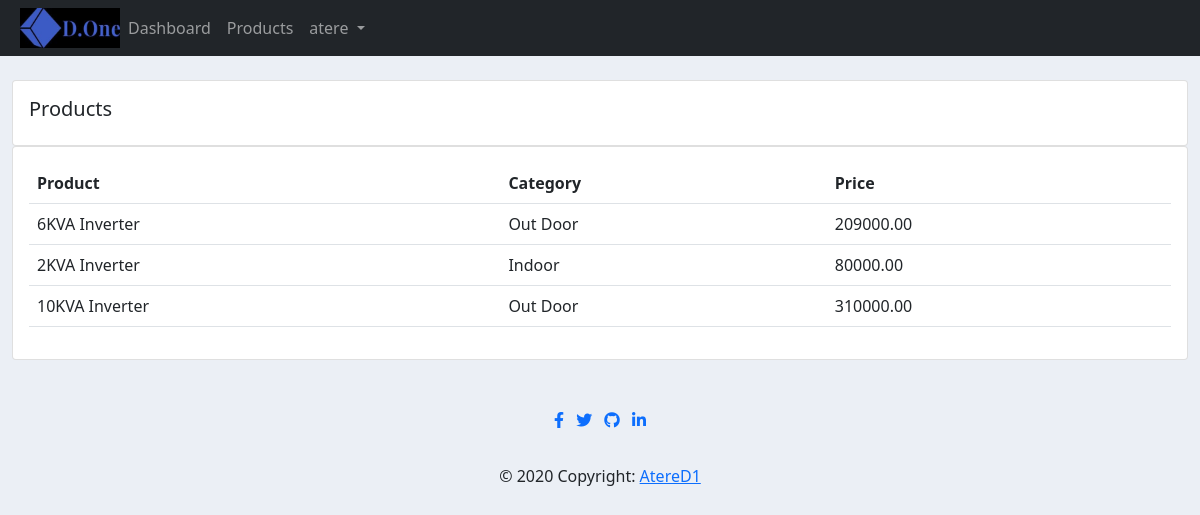
The app's page /products/ (signed in) with its own data.
### accounts/models.py (models this page shows, shortened)
class Product(models.Model):
	CATEGORY = (
			('Indoor', 'Indoor'),
			('Out Door', 'Out Door'),
			)
	name = models.CharField(max_length=200, null=True)
	price = models.FloatField(null=True)
	category = models.CharField(max_length=200, null=True, choices=CATEGORY)
	description = models.CharField(max_length=200, null=True, blank=True)
	date_created = models.DateTimeField(auto_now_add=True, null=True)
	tags = models.ManyToManyField(Tag)

### accounts/views.py (the view)
# urls.py: path('products/', views.products, name="products"),
@login_required(login_url='login')
def products(request):
	products = Product.objects.all()
	return render(request, 'account/products.html', {'products':products})

### templates/account/products.html
{% extends 'main.html' %}
{% block content %}
<br>
<div class="row">
	<div class="col-md">
		<div class="card card-body">
			<h5>Products</h5>
		</div>
		<div class="card card-body">
			<table class="table">
				<tr>
					<th>Product</th>
					<th>Category</th>
					<th>Price</th>
				</tr>
				{% for product in products %}
					<tr>
						<td>{{product.name}}</td>
						<td>{{product.category}}</td>
						<td>{{product.price|floatformat:2}}</td>
					</tr>
				{% endfor %}
			</table>
		</div>
	</div>
</div>
{% endblock %}

### templates/navbar.html (shortened to what this page needs)
{% load static %}
<nav class="navbar navbar-expand-lg navbar-dark bg-dark">
  <a href="{% url 'dashboard' %}"><img id="logo" src="{% static 'images/logo.jpg' %}" alt="logo"></a>
    <div class="collapse navbar-collapse" id="navbarSupportedContent">
      <ul class="navbar-nav ml-auto">
        <li class="nav-item active">
          <a class="nav-link" href="{% url 'dashboard' %}">Dashboard</a>
        </li>
        <li class="nav-item">
          <a class="nav-link" href="{% url 'products' %}">Products</a>
        </li>
      </ul>
      {% if user.is_authenticated %}
            <ul class="navbar-nav ml-auto">
                <li class="nav-item">
                    <a class="nav-link dropdown-toggle head" href="#" id="navbarDropdown" role="button"
                        data-toggle="dropdown" aria-haspopup="true" aria-expanded="false">
                        {{ user.username }}
                    </a>
                </li>
            </ul>
            {% endif %}
        </div>
  </nav>

### static/css/main.css (style rules this page uses)
#logo { height: 40px; width: 100px; margin-left: 20px; }
body { background-color: #ebeff5; }

### records on screen
Product: name "6KVA Inverter", category "Out Door", price "209000.00"
Product: name "2KVA Inverter", category "Indoor", price "80000.00"
Product: name "10KVA Inverter", category "Out Door", price "310000.00"

### other values on screen
{{ user.username }} "atere"
